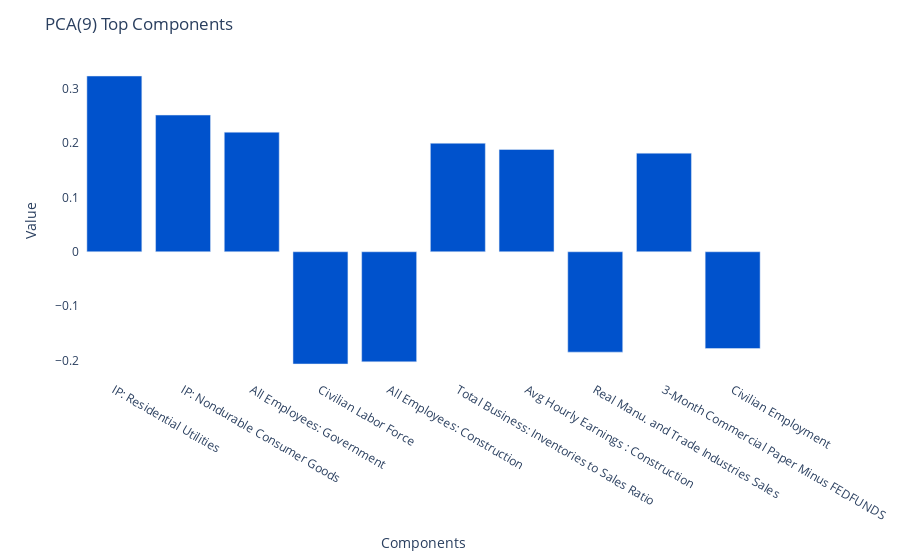

The cell this chart's notebook holds for it:
### Code cell
test.plot_pca_component(9)

### Figure 1 — Plotly figure (JSON) as saved in the notebook; plotly's stock layout.template omitted (floating-point values rounded to 4 significant figures)
{"data": [{"alignmentgroup": "True", "hovertemplate": "variable=9<br>index=%{x}<br>value=%{y}<extra></extra>", "legendgroup": "9", "marker": {"color": "#0052CC"}, "name": "9", "offsetgroup": "9", "orientation": "v", "showlegend": true, "textposition": "auto", "type": "bar", "x": ["IP: Residential Utilities", "IP: Nondurable Consumer Goods", "All Employees: Government", "Civilian Labor Force", "All Employees: Construction", "Total Business: Inventories to Sales Ratio", "Avg Hourly Earnings : Construction", "Real Manu. and Trade Industries Sales", "3-Month Commercial Paper Minus FEDFUNDS", "Civilian Employment"], "xaxis": "x", "y": [0.3237, 0.2518, 0.2203, -0.2066, -0.2027, 0.1999, 0.1884, -0.1848, 0.1816, -0.1781], "yaxis": "y"}], "layout": {"barmode": "relative", "legend": {"title": {"text": "variable"}, "tracegroupgap": 0}, "margin": {"t": 60}, "plot_bgcolor": "white", "showlegend": false, "title": {"text": "PCA(9) Top Components"}, "xaxis": {"anchor": "y", "domain": [0, 1], "title": {"text": "Components"}}, "yaxis": {"anchor": "x", "domain": [0, 1], "title": {"text": "Value"}}}}
